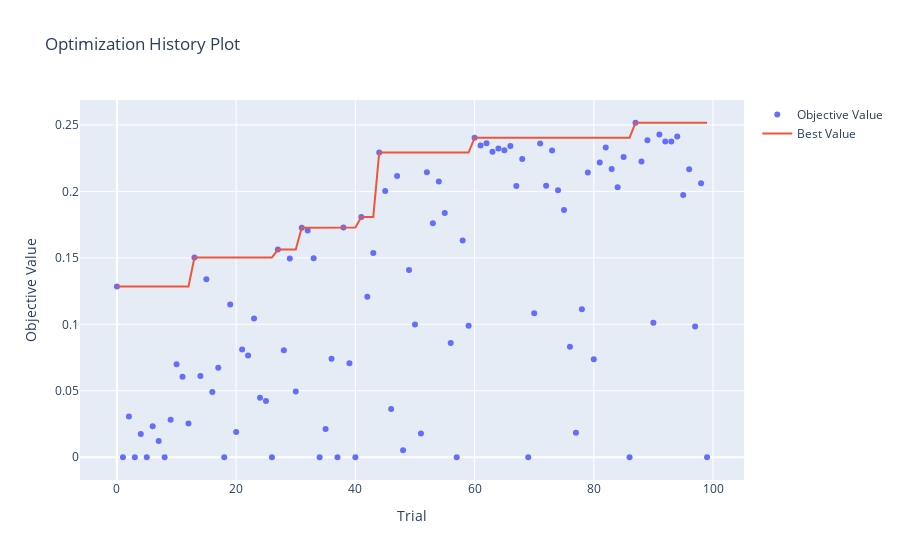

The cell this chart's notebook holds for it:
### Code cell
# 하이퍼파라미터 최적화 과정을 확인
optuna.visualization.plot_optimization_history(study_cat)
